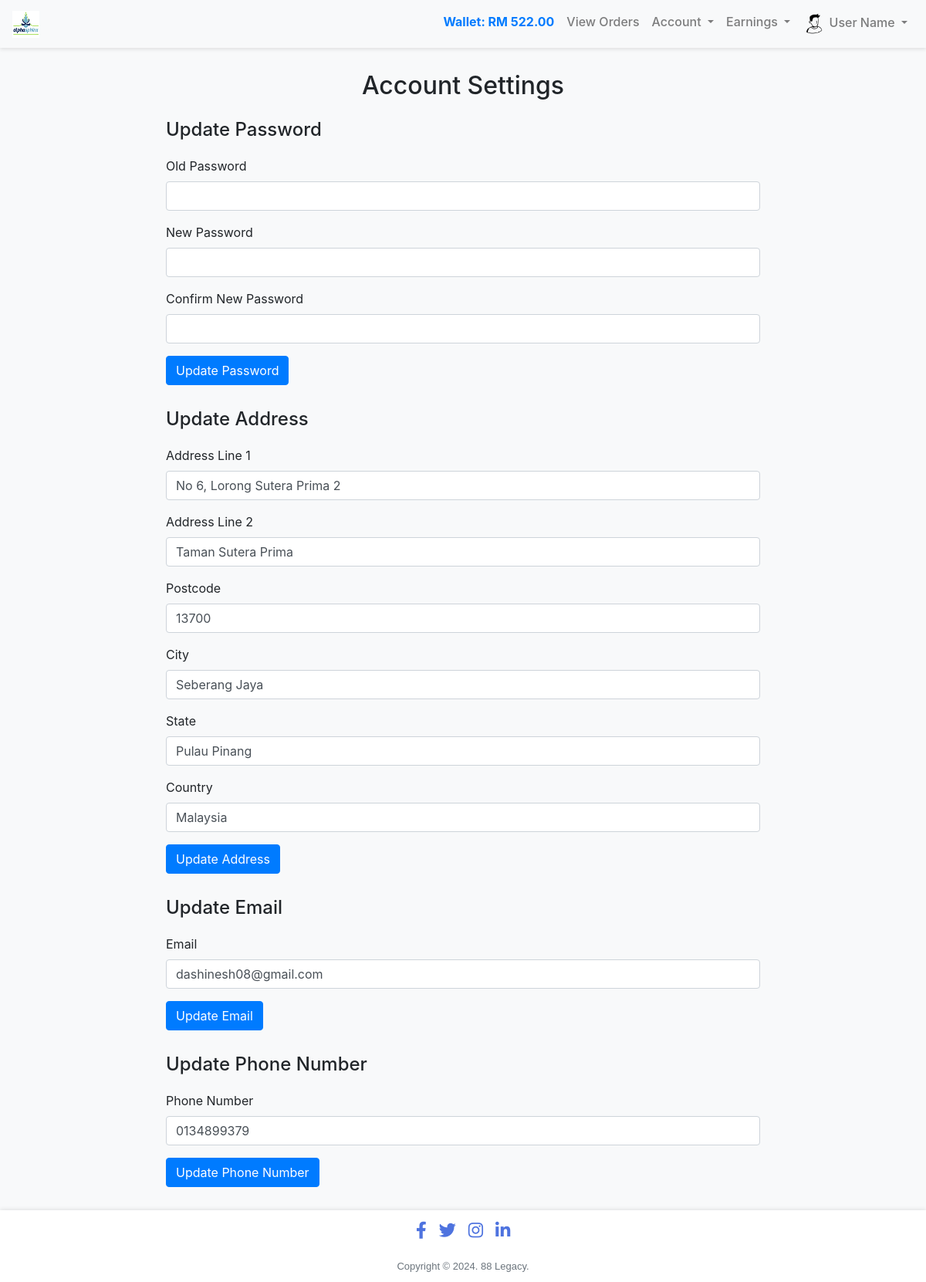
Page /Rider/account_settings.php (signed in) on the committed database.
### tables this page shows
CREATE TABLE `rider` (
  `rider_id` int(255) NOT NULL,
  `username` varchar(255) NOT NULL,
  `password` varchar(255) NOT NULL,
  `email` varchar(255) NOT NULL,
  `wallet` varchar(255) NOT NULL,
  `address_line_1` varchar(255) NOT NULL,
  `address_line_2` varchar(255) NOT NULL,
  `postcode` varchar(255) NOT NULL,
  `city` varchar(255) NOT NULL,
  `state` varchar(255) NOT NULL,
  `country` varchar(255) NOT NULL,
  `vehicle_number` varchar(255) NOT NULL,
  `phone_no` varchar(255) NOT NULL,
  `current_location` varchar(255) NOT NULL,
  `available` varchar(255) NOT NULL,
  `serving_postcode` varchar(255) NOT NULL
);

### Rider/account_settings.php (the view, shortened to what this page needs)
<?php
include 'includes/connection.php';
include 'includes/topbar.php';
$rider_id = $_SESSION['riderId'];
$query = "SELECT * FROM rider WHERE rider_id = ?";
$stmt = $conn->prepare($query);
$stmt->bind_param("i", $rider_id);
$stmt->execute();
$rider = $stmt->get_result()->fetch_assoc();
?>
<!DOCTYPE html>
<html lang="en">
<head>
    <link rel="stylesheet" href="https://stackpath.bootstrapcdn.com/bootstrap/4.5.2/css/bootstrap.min.css">
    <link rel="stylesheet" href="https://cdnjs.cloudflare.com/ajax/libs/font-awesome/5.15.3/css/all.min.css">
</head>
<body>
<div class="container">
    <h2 class="text-center mb-4">Account Settings</h2>
    <div class="form-section">
        <h4>Update Password</h4>
        <form id="password-form">
            <div class="form-group">
                <label for="old-password">Old Password</label>
                <input type="password" id="old-password" name="old_password" class="form-control" required>
            </div>
            <div class="form-group">
                <label for="new-password">New Password</label>
                <input type="password" id="new-password" name="new_password" class="form-control" required>
            </div>
            <div class="form-group">
                <label for="confirm-password">Confirm New Password</label>
                <input type="password" id="confirm-password" name="confirm_password" class="form-control" required>
            </div>
            <button type="submit" class="btn btn-primary">Update Password</button>
        </form>
    </div>
    <div class="form-section">
        <h4>Update Address</h4>
        <form id="address-form">
            <div class="form-group">
                <label for="address-line-1">Address Line 1</label>
                <input type="text" id="address-line-1" name="address_line_1" class="form-control" value="<?= htmlspecialchars($rider['address_line_1']) ?>" required>
            </div>
            <div class="form-group">
                <label for="address-line-2">Address Line 2</label>
                <input type="text" id="address-line-2" name="address_line_2" class="form-control" value="<?= htmlspecialchars($rider['address_line_2']) ?>">
            </div>
            <div class="form-group">
                <label for="postcode">Postcode</label>
                <input type="text" id="postcode" name="postcode" class="form-control" value="<?= htmlspecialchars($rider['postcode']) ?>" required>
            </div>
            <div class="form-group">
                <label for="city">City</label>
                <input type="text" id="city" name="city" class="form-control" value="<?= htmlspecialchars($rider['city']) ?>" required>
            </div>
            <div class="form-group">
                <label for="state">State</label>
                <input type="text" id="state" name="state" class="form-control" value="<?= htmlspecialchars($rider['state']) ?>" required>
            </div>
            <div class="form-group">
                <label for="country">Country</label>
                <input type="text" id="country" name="country" class="form-control" value="<?= htmlspecialchars($rider['country']) ?>" required>
            </div>
            <button type="submit" class="btn btn-primary">Update Address</button>
        </form>
    </div>
    <div class="form-section">
        <h4>Update Email</h4>
        <form id="email-form">
            <div class="form-group">
                <label for="email">Email</label>
                <input type="email" id="email" name="email" class="form-control" value="<?= htmlspecialchars($rider['email']) ?>" required>
            </div>
            <button type="submit" class="btn btn-primary">Update Email</button>
        </form>
    </div>
    <div class="form-section">
        <h4>Update Phone Number</h4>
        <form id="phone-form">
            <div class="form-group">
                <label for="phone-no">Phone Number</label>
                <input type="text" id="phone-no" name="phone_no" class="form-control" value="<?= htmlspecialchars($rider['phone_no']) ?>" required>
            </div>
            <button type="submit" class="btn btn-primary">Update Phone Number</button>
        </form>
    </div>
</div>
<?php include '../includes/footer.php'; ?>
</body>
</html>

### Rider/includes/topbar.php (shortened to what this page needs)
<?php
include_once 'connection.php';
$rider_id = $_SESSION["riderId"];
$query = "SELECT wallet FROM rider WHERE rider_id = '$rider_id'";
$result = mysqli_query($conn, $query);
$wallet_balance = 0;
if ($result && mysqli_num_rows($result) > 0) {
    $row = mysqli_fetch_assoc($result);
    $wallet_balance = (float)$row['wallet'];
}
?>
<!DOCTYPE html>
<html lang="en">
<head>
<link rel="stylesheet" href="https://stackpath.bootstrapcdn.com/bootstrap/4.5.2/css/bootstrap.min.css">
</head>
<body>
<nav class="navbar navbar-expand-lg navbar-light bg-light">
    <a class="navbar-brand" href="rider_dashboard.php">
        <img src="../images/official_logo.jpg" alt="Logo" style="height: 35px; width: 35px;">
    </a>
    <div class="collapse navbar-collapse" id="navbarNav">
        <ul class="navbar-nav ml-auto">
            <li class="nav-item">
                <span class="nav-link text-primary font-weight-bold">Wallet: RM <?php echo number_format($wallet_balance, 2); ?></span>
            </li>
            <li class="nav-item">
                <a class="nav-link" href="rider_dashboard.php">View Orders</a>
            </li>
            <li class="nav-item dropdown">
                <a class="nav-link dropdown-toggle" href="#" id="accountDropdown" role="button" data-toggle="dropdown" aria-haspopup="true" aria-expanded="false">
                    Account
                </a>
            </li>
            <li class="nav-item dropdown">
                <a class="nav-link dropdown-toggle" href="#" id="accountDropdown" role="button" data-toggle="dropdown" aria-haspopup="true" aria-expanded="false">
                    Earnings
                </a>
            </li>
            <li class="nav-item dropdown">
                <a class="nav-link dropdown-toggle" href="#" id="profileDropdown" role="button" data-toggle="dropdown" aria-haspopup="true" aria-expanded="false">
                    <img class="rounded-circle" src="../images/icons/user.png" alt="User" style="height: 30px; width: 30px;">
                    <span>User Name</span>
                </a>
            </li>
        </ul>
    </div>
</nav>
</body>
</html>

### Rider/includes/topbar.php (style rules this page uses)
.navbar { background-color: #ffffff; box-shadow: 0 2px 5px rgba(0, 0, 0, 0.1); }
.navbar-brand img { height: 35px; width: 35px; }
.nav-link { color: #333; font-weight: 500; }
.rounded-circle { object-fit: cover; }

### Rider/account_settings.php (style rules this page uses)
body { background-color: #f8f9fa; }
.container { margin-top: 30px; max-width: 800px; }
.form-section { margin-bottom: 30px; }
.form-section h4 { margin-bottom: 20px; }

### rows in the picture
rider: wallet "522.00", address_line_1 "No 6, Lorong Sutera Prima 2", address_line_2 "Taman Sutera Prima", postcode "13700", city "Seberang Jaya", state "Pulau Pinang", country "Malaysia", email "dashinesh08@gmail.com", phone_no "0134899379"
